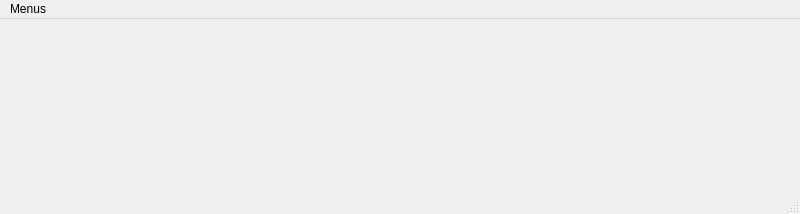
<?xml version="1.0" encoding="UTF-8"?>
<ui version="4.0">
 <class>MainWindow</class>
 <widget class="QMainWindow" name="MainWindow">
  <property name="geometry">
   <rect>
    <x>0</x>
    <y>0</y>
    <width>800</width>
    <height>214</height>
   </rect>
  </property>
  <property name="windowTitle">
   <string>MainWindow</string>
  </property>
  <widget class="QWidget" name="centralwidget"/>
  <widget class="QMenuBar" name="menubar">
   <property name="geometry">
    <rect>
     <x>0</x>
     <y>0</y>
     <width>800</width>
     <height>26</height>
    </rect>
   </property>
   <widget class="QMenu" name="menuEstructuras">
    <property name="title">
     <string>Menus</string>
    </property>
    <widget class="QMenu" name="menuLineales">
     <property name="title">
      <string>Lineales</string>
     </property>
     <addaction name="actionListas_Enlazadas"/>
     <addaction name="actionNodo"/>
     <addaction name="actionBanco"/>
     <addaction name="actionQueue_2"/>
     <addaction name="actionStack"/>
     <addaction name="actionconversion_expresiones"/>
    </widget>
    <widget class="QMenu" name="menuStack">
     <property name="title">
      <string>Stack</string>
     </property>
     <addaction name="actionPila"/>
     <addaction name="actionInfija_Posfija"/>
     <addaction name="actionQueue"/>
     <addaction name="actionEvaluar"/>
    </widget>
    <addaction name="menuStack"/>
    <addaction name="menuLineales"/>
    <addaction name="separator"/>
    <addaction name="actionSalir"/>
   </widget>
   <addaction name="menuEstructuras"/>
  </widget>
  <widget class="QStatusBar" name="statusbar"/>
  <action name="actionSalir">
   <property name="text">
    <string>Salir</string>
   </property>
  </action>
  <action name="actionListas_Enlazadas">
   <property name="text">
    <string>Listas Enlazadas</string>
   </property>
  </action>
  <action name="actionPila">
   <property name="text">
    <string>Pila</string>
   </property>
  </action>
  <action name="actionInfija_Posfija">
   <property name="text">
    <string>Infija-Posfija</string>
   </property>
  </action>
  <action name="actionQueue">
   <property name="text">
    <string>Queue</string>
   </property>
  </action>
  <action name="actionNodo">
   <property name="text">
    <string>Nodo</string>
   </property>
  </action>
  <action name="actionBanco">
   <property name="text">
    <string>Banco</string>
   </property>
  </action>
  <action name="actionQueue_2">
   <property name="text">
    <string>Queue</string>
   </property>
  </action>
  <action name="actionStack">
   <property name="text">
    <string>Stack</string>
   </property>
  </action>
  <action name="actionconversion_expresiones">
   <property name="text">
    <string>conversion expresiones</string>
   </property>
  </action>
  <action name="actionEvaluar">
   <property name="text">
    <string>Evaluar</string>
   </property>
  </action>
 </widget>
 <resources/>
 <connections/>
</ui>
